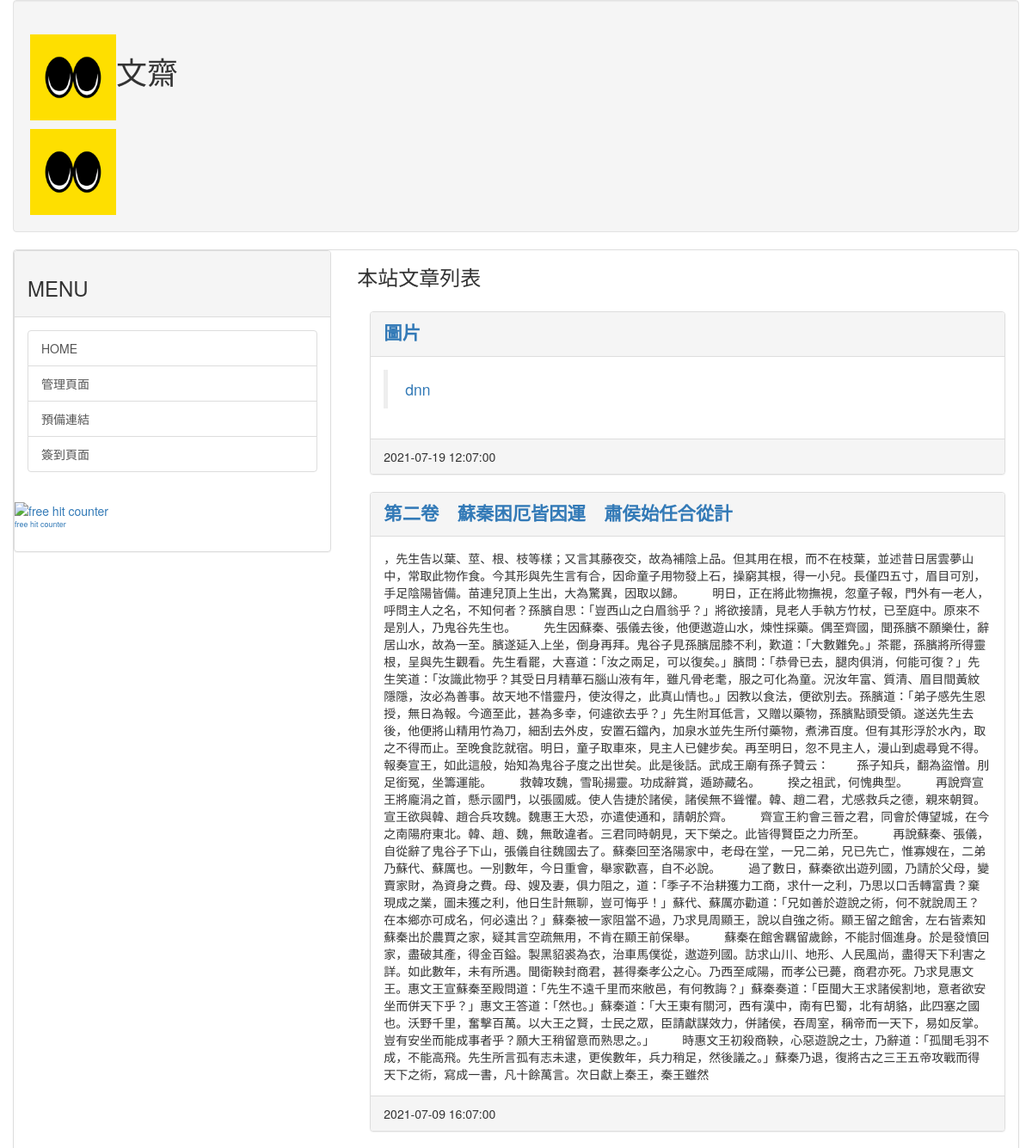
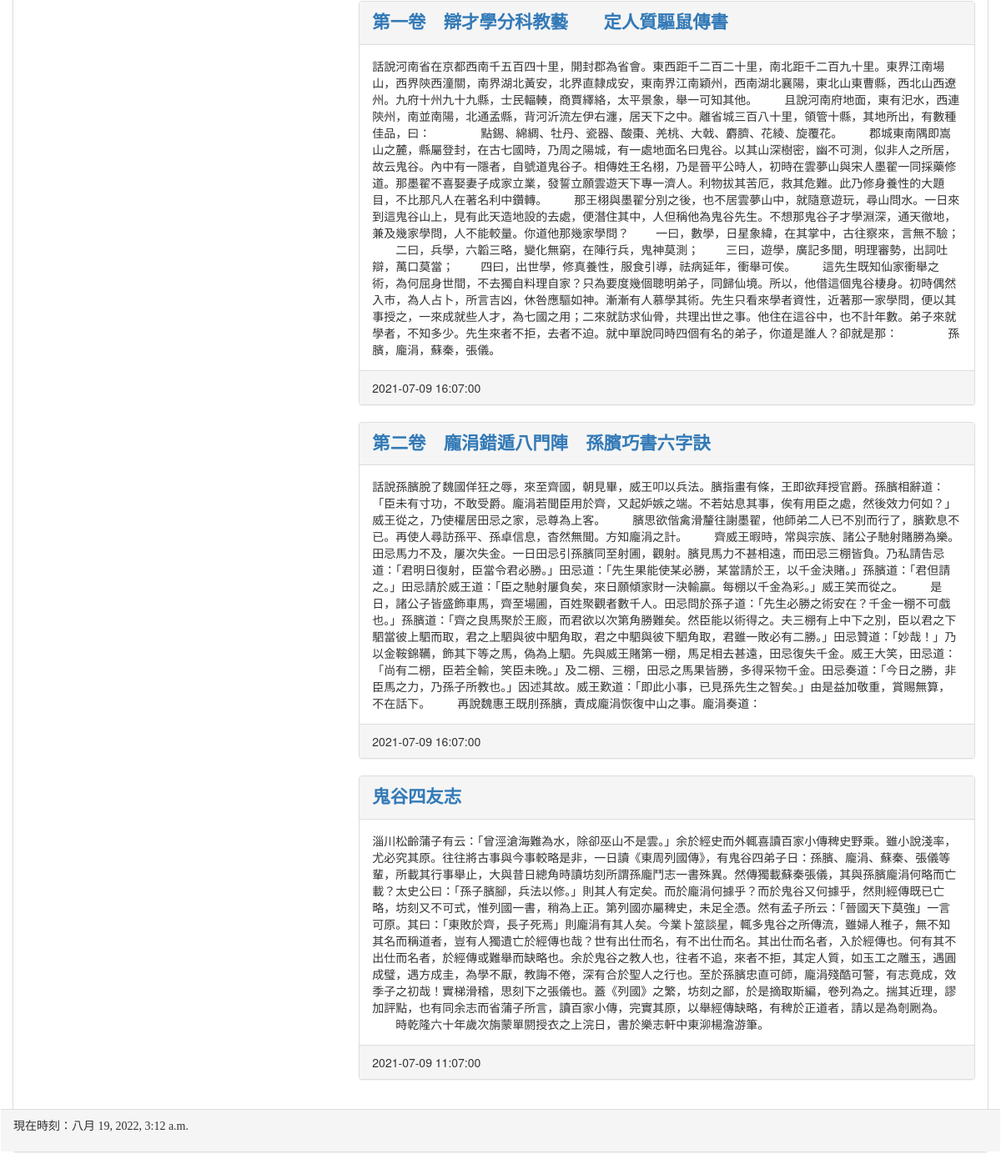
The page / on the database its author committed (2 pictures, top to bottom).
### mainsite/models.py (models this page shows, shortened)
class Post(models.Model):
    title = models.CharField(max_length=200)
    slug = models.CharField(max_length=200)
    body = models.TextField()
    pub_date = models.DateTimeField(default=timezone.now)
    class Meta:
        ordering = ('-pub_date',)

### mainsite/views.py (the view)
# urls.py: path('',homepage),
def homepage(request):
    posts = Post.objects.all()
    post_lists = list()
    now = datetime.now()
    return render(request, 'index.html', locals())

### templates/index.html (shortened to what this page needs)
{% extends 'base.html' %}
{% block headmessage %}
    <h3 style='font-family:標楷體;'>本站文章列表</a>
{% endblock %}
{% block content %}
    {% for post in posts %}
        <div class="panel panel-default">
            <div class="panel-heading">
            <div class='post_title'>
                <a href='/post/{{post.slug}}'>{{post.title}}</a>
            </div>
            </div>
            <div class="panel-body">
                {{post.body | safe | truncatewords_html:'120' }}
            </div>
            <div class="panel-footer">
                {{post.pub_date | date:"Y-m-d H:m:s"}}
            </div>
        </div>
    {% endfor %}
{% endblock %}

### templates/base.html (shortened to what this page needs)
<html>
<head>
    {% include 'header.html' %}
    {% load static %}
</head>
<body>
    <div class='container-fluid'>
        <div class="well post_title">
            <h1><img width="100" height="100" src="{% static 'img/logo.gif' %}">文齋</h1>
            <img width="100" height="100" src="../static/img/logo.gif">
        </div>
        <div class='panel panel-default'>
            <div class="row">
                {% include 'menu.html' %}
                <div class='col-sm-8 col-md-8'>
                    <div class="panel-header">
                        {% block headmessage %} {% endblock %}
                    </div>
                    <div class="panel-body">
                        {% block content %} {% endblock %}
                    </div>
                </div>
            </div>
            <div class="row">
                <div class="panel-footer">
                    {% include 'footer.html' %}
                </div>
            </div>
        </div>
    </div>
</body>
</html>

### templates/header.html (shortened to what this page needs)
<link rel="stylesheet" href="https://maxcdn.bootstrapcdn.com/bootstrap/3.4.1/css/bootstrap.min.css">

### templates/menu.html (shortened to what this page needs)
<div class='col-sm-4 col-md-4'>
    <div class='panel panel-default'>
        <div class='panel-heading'>
            <h3>
                MENU
            </h3>
        </div>
        <div class='panel-body'>
            <div class='list-group'>
                <a href='/' class='list-group-item'>HOME</a>
                <a href='/admin' class='list-group-item'>管理頁面</a>
                <a href='#' class='list-group-item'>預備連結</a>
                <a href='sign/' class='list-group-item'>簽到頁面</a>
            </div>
        </div>
        <a href="http://guestscounter.com"><img src="http://guestscounter.com/count.php?c_style=26&id=1626663560" border=0 alt="free hit counter"></a><br><a href="http://guestscounter.com" style="font-size:9px;">free hit counter</a><br>
        <iframe src="https://www.facebook.com/plugins/share_button.php?href=https%3A%2F%2Fdevelopers.facebook.com%2Fdocs%2Fplugins%2F&layout=button_count&size=small&width=100&height=20&appId" width="100" height="20" style="border:none;overflow:hidden" scrolling="no" frameborder="0" allowfullscreen="true" allow="autoplay; clipboard-write; encrypted-media; picture-in-picture; web-share"></iframe>
        <iframe src="https://www.facebook.com/plugins/share_button.php?href=https%3A%2F%2Fwww.facebook.com%2F888papa&layout=button_count&size=small&width=84&height=20&appId" width="84" height="20" style="border:none;overflow:hidden" scrolling="no" frameborder="0" allowfullscreen="true" allow="autoplay; clipboard-write; encrypted-media; picture-in-picture; web-share"></iframe>
    </div>
</div>

### templates/footer.html
{% block footer %}
    {% if now %}
    <p style='font-family:微軟正黑體;'>現在時刻：{{ now }}</p>
    {% else %}
    <p style='font-family:微軟正黑體;'>本文內容取自網路，如有侵權請來信通知下架...</p>
    {% endif %}
{% endblock %}

### templates/header.html (style rules this page uses)
.post_title { font-family: 微軟正黑體; font-size: 16pt; font-weight: bold; }

### rows shown on the page
Post: title "圖片", body "dnn", pub_date "2021-07-19 12:07:00"
Post: title "第二卷 蘇秦困厄皆因運 肅侯始任合從計", body "，先生告以葉、莖、根、枝等樣；又言其藤夜交，故為補陰上品。但其用在根，而不在枝葉，並述昔日居雲夢山中，常取此物作食。今其形與先生言有合，因命童子用物發上石，操窮其根，得一小兒。長僅四五寸，眉目可別，手足陰陽皆備。苗連兒頂上生出，大為驚異，因取以歸。 明日，正在將此物撫視，忽童子報，門外有一老人，呼問主人之名，不知何者？孫臏自思：「豈西山之白眉翁乎？」將欲接請，見老人手執方竹杖，已至庭中。原來不是別人，乃鬼谷先生也。 先生因蘇秦、張儀去後，他便遨遊山水，煉性採藥。偶至齊國，聞孫臏不願樂仕，辭居山水，故為一至。臏遂延入上坐，倒身再拜。鬼谷子見孫臏屈膝不利，歎道：「大數難免。」茶罷，孫臏將所得靈根，呈與先生觀看。先生看罷，大喜道：「汝之兩足，可以復矣。」臏問：「恭骨已去，腿肉俱消，何能可復？」先生笑道：「汝識此物乎？其受日月精華石腦山液有年，雖凡骨老耄，服之可化為童。況汝年富、質清、眉目間黃紋隱隱，汝必為善事。故天地不惜靈丹，使汝得之，此真山情也。」因教以食法，便欲別去。孫臏道：「弟子感先生恩授，無日為報。今適至此，甚為多幸，何遽欲去乎？」先生附耳低言，又贈以藥物，孫臏點頭受領。遂送先生去後，他便將山精用竹為刀，細刮去外皮，安置石鐺內，加泉水並先生所付藥物，煮沸百度。但有其形浮於水內，取之不得而止。至晚食訖就宿。明日，童子取車來，見主人已健步矣。再至明日，忽不見主人，漫山到處尋覓不得。報奏宣王，如此這般，始知為鬼谷子度之出世矣。此是後話。武成王廟有孫子贊云： 孫子知兵，翻為盜憎。刖足銜冤，坐籌運能。 救韓攻魏，雪恥揚靈。功成辭賞，遁跡藏名。 揆之祖武，何愧典型。…", pub_date "2021-07-09 16:07:00"
Post: title "第一卷 辯才學分科教藝 定人質驅鼠傳書", body "話說河南省在京都西南千五百四十里，開封郡為省會。東西距千二百二十里，南北距千二百九十里。東界江南場山，西界陝西潼關，南界湖北黃安，北界直隸成安，東南界江南穎州，西南湖北襄陽，東北山東曹縣，西北山西遼州。九府十州九十九縣，士民輻輳，商賈繹絡，太平景象，舉一可知其他。 且說河南府地面，東有汜水，西連陝州，南並南陽，北通孟縣，背河沂流左伊右瀍，居天下之中。離省城三百八十里，領管十縣，其地所出，有數種佳品，曰： 點錫、綿綢、牡丹、瓷器、酸棗、羌桃、大戟、麝臍、花綾、旋覆花。 郡城東南隅即嵩山之麓，縣屬登封，在古七國時，乃周之陽城，有一處地面名曰鬼谷。以其山深樹密，幽不可測，似非人之所居，故云鬼谷。內中有一隱者，自號道鬼谷子。相傳姓王名栩，乃是晉平公時人，初時在雲夢山與宋人墨翟一同採藥修道。那墨翟不喜娶妻子成家立業，發誓立願雲遊天下專一濟人。利物拔其苦厄，救其危難。此乃修身養性的大題目，不比那凡人在著名利中鑽轉。 那王栩與墨翟分別之後，也不居雲夢山中，就隨意遊玩，尋山問水。一日來到這鬼谷山上，見有此天造地設的去處，便潛住其中，人但稱他為鬼谷先生。不想那鬼谷子才學淵深，通天徹地，兼及幾家學問，人不能較量。你道他那幾家學問？ 一曰，數學，日星象緯，在其掌中，古往察來，言無不驗； 二曰，兵學，六韜三略，變化無窮，在陣行兵，鬼神莫測； 三曰，遊學，廣記多聞，明理審勢，出詞吐辯，萬口莫當； 四曰，出世學，修真養性，服食引導，祛病延年，衝舉可俟。…", pub_date "2021-07-09 16:07:00"
Post: title "第二卷 龐涓錯遁八門陣 孫臏巧書六字訣", body "話說孫臏脫了魏國佯狂之辱，來至齊國，朝見畢，威王叩以兵法。臏指畫有條，王即欲拜授官爵。孫臏相辭道：「臣未有寸功，不敢受爵。龐涓若聞臣用於齊，又起妒嫉之端。不若姑息其事，俟有用臣之處，然後效力何如？」威王從之，乃使權居田忌之家，忌尊為上客。 臏思欲偕禽滑釐往謝墨翟，他師弟二人已不別而行了，臏歎息不已。再使人尋訪孫平、孫卓信息，杳然無聞。方知龐涓之計。 齊威王暇時，常與宗族、諸公子馳射賭勝為樂。田忌馬力不及，屢次失金。一日田忌引孫臏同至射圃，觀射。臏見馬力不甚相遠，而田忌三棚皆負。乃私請告忌道：「君明日復射，臣當令君必勝。」田忌道：「先生果能使某必勝，某當請於王，以千金決賭。」孫臏道：「君但請之。」田忌請於威王道：「臣之馳射屢負矣，來日願傾家財一決輸贏。每棚以千金為彩。」威王笑而從之。 是日，諸公子皆盛飾車馬，齊至場圃，百姓聚觀者數千人。田忌問於孫子道：「先生必勝之術安在？千金一棚不可戲也。」孫臏道：「齊之良馬聚於王廄，而君欲以次第角勝難矣。然臣能以術得之。夫三棚有上中下之別，臣以君之下駟當彼上駟而取，君之上駟與彼中駟角取，君之中駟與彼下駟角取，君雖一敗必有二勝。」田忌贊道：「妙哉！」乃以金鞍錦韉，飾其下等之馬，偽為上駟。先與威王賭第一棚，馬足相去甚遠，田忌復失千金。威王大笑，田忌道：「尚有二棚，臣若全輸，笑臣未晚。」及二棚、三棚，田忌之馬果皆勝，多得采物千金。田忌奏道：「今日之勝，非臣馬之力，乃孫子所教也。」因述其故。威王歎道：「即此小事，已見孫先生之智矣。」由是益加敬重，賞賜無算，不在話下。 再說魏惠王既刖孫臏，責成龐涓恢復中山之事。龐涓奏道：", pub_date "2021-07-09 16:07:00"
Post: title "鬼谷四友志", body "淄川松齡蒲子有云：「曾涇滄海難為水，除卻巫山不是雲。」余於經史而外輒喜讀百家小傳稗史野乘。雖小說淺率，尤必究其原。往往將古事與今事較略是非，一日讀《東周列國傳》，有鬼谷四弟子日：孫臏、龐涓、蘇秦、張儀等輩，所載其行事舉止，大與昔日總角時讀坊刻所謂孫龐鬥志一書殊異。然傳獨載蘇秦張儀，其與孫臏龐涓何略而亡載？太史公曰：「孫子臏腳，兵法以修。」則其人有定矣。而於龐涓何據乎？而於鬼谷又何據乎，然則經傳既已亡略，坊刻又不可式，惟列國一書，稍為上正。第列國亦屬稗史，未足全憑。然有孟子所云：「晉國天下莫強」一言可原。其曰：「東敗於齊，長子死焉」則龐涓有其人矣。今業卜筮談星，輒多鬼谷之所傳流，雖婦人稚子，無不知其名而稱道者，豈有人獨遺亡於經傳也哉？世有出仕而名，有不出仕而名。其出仕而名者，入於經傳也。何有其不出仕而名者，於經傳或難舉而缺略也。余於鬼谷之教人也，往者不追，來者不拒，其定人質，如玉工之雕玉，遇圓成璧，遇方成圭，為學不厭，教誨不倦，深有合於聖人之行也。至於孫臏忠直可師，龐涓殘酷可警，有志竟成，效季子之初哉！實梯滑稽，思刻下之張儀也。蓋《列國》之繁，坊刻之鄙，於是摘取斯編，卷列為之。揣其近理，謬加評點，也有同余志而省蒲子所言，讀百家小傳，完實其原，以舉經傳缺略，有稗於正道者，請以是為剞劂為。 時乾隆六十年歲次旃蒙單閼授衣之上浣日，書於樂志軒中東泖楊澹游筆。", pub_date "2021-07-09 11:07:00"
